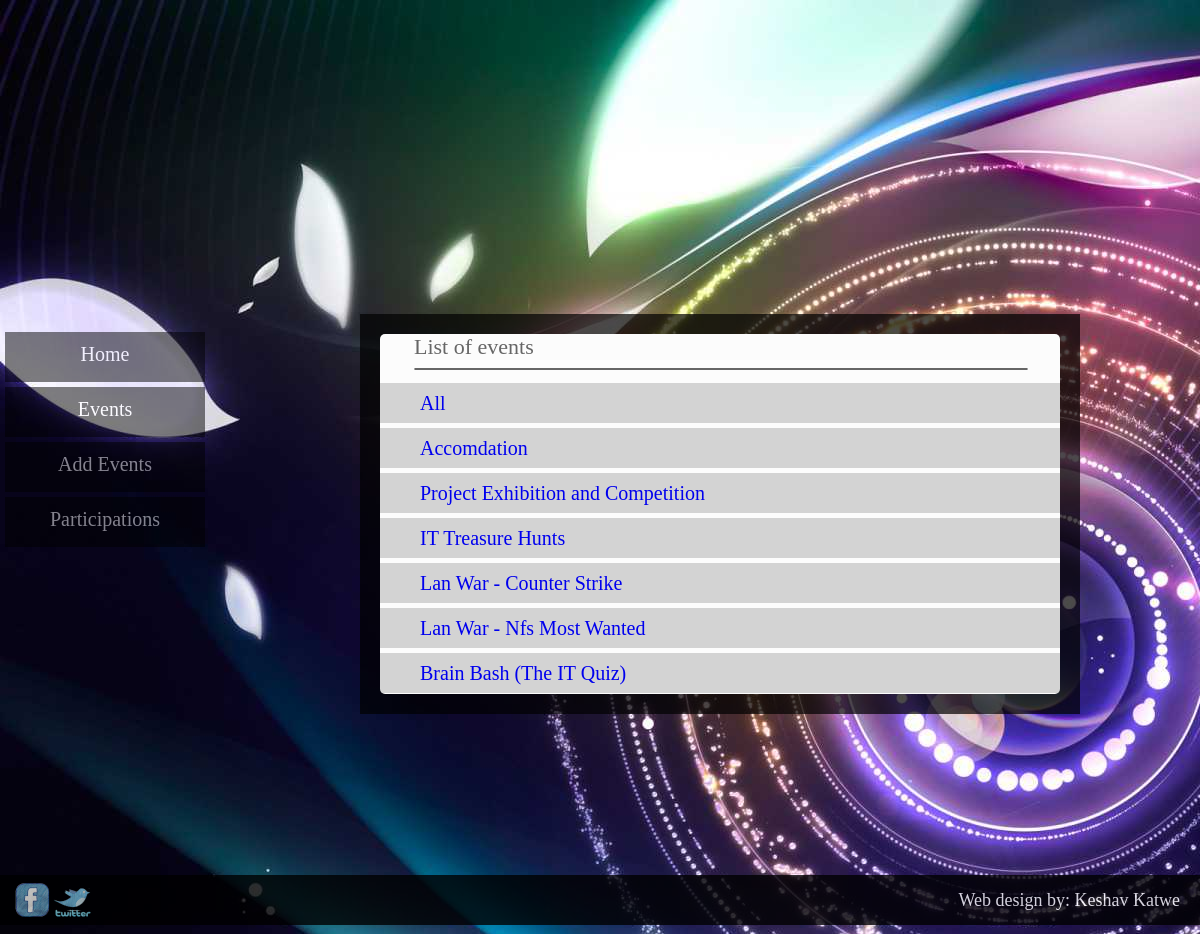
/admins/party.php, run on the app's committed database.
### tables this page shows
CREATE TABLE IF NOT EXISTS `events` (
  `id` int(11) NOT NULL AUTO_INCREMENT,
  `title` varchar(200) NOT NULL,
  `subtitle` mediumtext NOT NULL,
  `rules` longtext NOT NULL,
  `event` varchar(200) NOT NULL,
  `sor` mediumtext NOT NULL,
  `cor` mediumtext NOT NULL,
  PRIMARY KEY (`id`)
);

### admins/party.php (the view, shortened to what this page needs)
<?php include("../header.php")?>
<link href="../style.css" rel="stylesheet" type="text/css">
<?php include("sidenav.php")?>
<div style="
	top:22%;
	top:-webkit-calc(55% - 200px);
	top:-moz-calc(55% - 200px);
left:30%;
position:fixed;
width:60%;
height:400px;
background:#000;
background: rgba(0, 0, 0, 0.7);
">
<div style="margin:20px;background:#FCFCFC;position:absolute;
height:360px;
width:95%;
width:-webkit-calc(100% - 40px);
width:-moz-calc(100% - 40px);
border-radius:5px;
overflow:auto;">
<div class="registers">List of events</div>
<hr style="position:absolute;width:90%;left:5%;
border:#666 solid 1px;
border-radius:5px;">
<br>
<a class="lest" href="print.php?id=all">All</a>
<a class="lest" href="print.php?id=acc">Accomdation</a>
<?php
$result = mysql_query("SELECT * FROM events where event='main'");
while($row = mysql_fetch_array($result))
{
?>
<a class="lest" href="print.php?id=<?php echo $row['id'];?>"><?php echo $row['title'];?></a>
<?php
}
?>
</div>
</div>
<?php include("../footer.php")?>

### style.css (style rules this page uses)
body { margin:0px; padding:0px; background:url(images/original.jpg); background-repeat:no-repeat; }
div.registers { color:#666; font-family:Segoe UI Semibold; font-size:22px; text-indent:5%; }
a.lest { display:block; background:#D3D3D3; width:100%; height:40px; text-indent:40px; font-family:calibri; font-size:20px; line-height:40px; text-decoration:none; margin-top:5px; }

### data on the page
events: title "Project Exhibition and Competition"
events: title "IT Treasure Hunts"
events: title "Lan War - Counter Strike"
events: title "Lan War - Nfs Most Wanted"
events: title "Brain Bash (The IT Quiz)"
